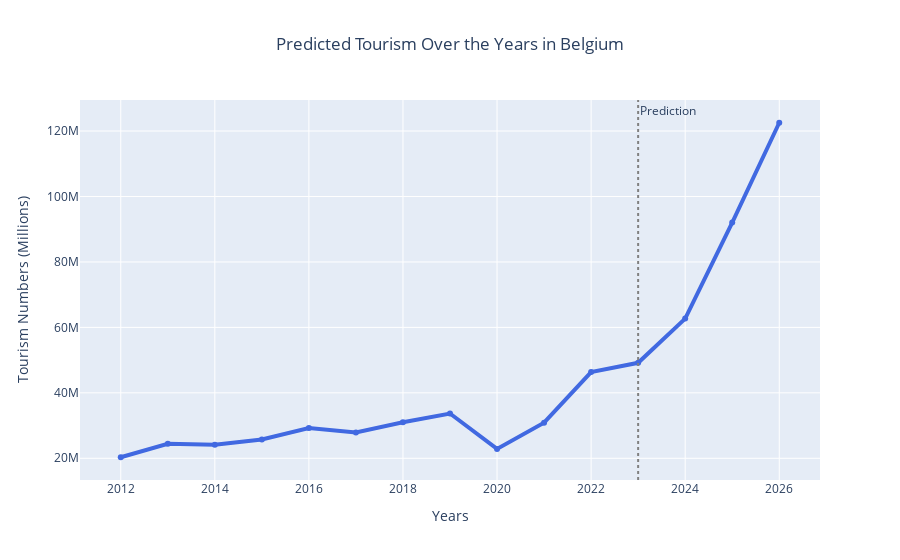

This figure's notebook cell:
### Code cell
visualization(formatted_hist_data, formatted_pred_data, "Belgium")

### Figure 1 — Plotly figure (JSON) as saved in the notebook; plotly's stock layout.template omitted (floating-point values rounded to 4 significant figures)
{"data": [{"line": {"color": "royalblue", "width": 4}, "name": "Tourism Numbers in Belgium", "type": "scatter", "x": [2012, 2013, 2014, 2015, 2016, 2017, 2018, 2019, 2020, 2021, 2022, 2023, 2024, 2025, 2026], "y": [20317974, 24422291, 24134015, 25745332, 29234314, 27902578, 30999148, 33680649, 22859689, 30877766, 46345022, 49177986, 62688551, 92031534, 122533776]}], "layout": {"annotations": [{"showarrow": false, "text": "Prediction", "x": 2023, "xanchor": "left", "xref": "x", "y": 1, "yanchor": "top", "yref": "y domain"}], "shapes": [{"line": {"color": "gray", "dash": "dot"}, "type": "line", "x0": 2023, "x1": 2023, "xref": "x", "y0": 0, "y1": 1, "yref": "y domain"}], "title": {"text": "Predicted Tourism Over the Years in Belgium", "x": 0.5}, "xaxis": {"title": {"text": "Years"}}, "yaxis": {"title": {"text": "Tourism Numbers (Millions)"}}}}
